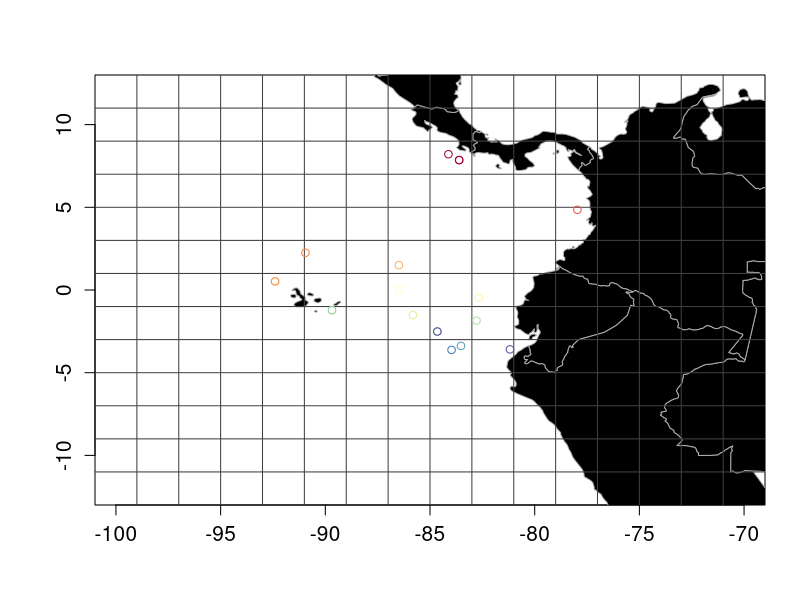
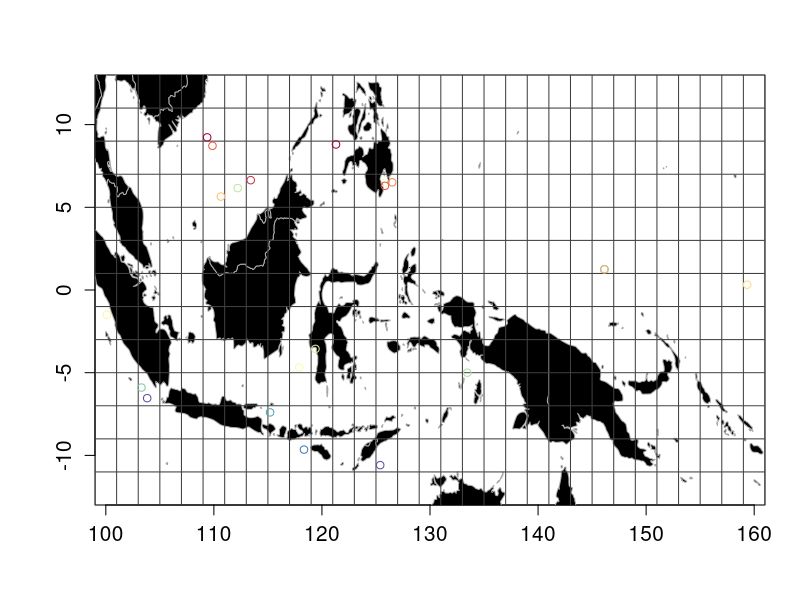

Recreate these plots in R, in order.
library(RColorBrewer)
library(fields)

# East Pacific
dev.new()
par(mfrow = c(1, 1), mar = c(0.75, 0.75, 0.75, 0.75), oma = c(4, 4, 3, 1))		
xgrid = seq(-100,-70,2)
nx = length(xgrid)
ygrid = seq(-12,12,2)
ny = length(ygrid)	
image(xgrid,ygrid,matrix(rep(NaN,(nx*ny)),nx,ny),
	xlab="",ylab="", cex.axis=1.25)

world(ylim=range(min(ygrid),max(ygrid)),
	xlim=range(min(xgrid),max(xgrid)),
	add=TRUE,
	fill=TRUE,
	border="darkgrey")

abline(v=seq(-99,-71,by=2), col="grey25")
abline(h=seq(-11,11,by=2), col="grey25")
spectral <- colorRampPalette(rev(brewer.pal(11, "Spectral")), space="Lab")

# For alkenones
cbPalette = rev(spectral(14))
points(-84.12, 8.21, col=cbPalette[1])	#27	
points(-83.6, 7.85, col=cbPalette[2])	#28
points(-77.96, 4.85, col=cbPalette[3])	#29
points(-90.95, 2.25, col=cbPalette[4])	#30
points(-86.485, 1.5, col=cbPalette[5])	#31
points(-92.40, 0.52, col=cbPalette[6])	#32
points(-82.67, -0.47, col=cbPalette[7])	#33
points(-89.68, -1.22, col=cbPalette[8])	#34
points(-85.82, -1.52, col=cbPalette[9])	#35
points(-82.78, -1.85, col=cbPalette[10])	#36
points(-84.65, -2.51, col=cbPalette[11])	#37
points(-83.52, -3.38, col=cbPalette[12])	#38 v19-30 k&s
points(-83.97, -3.62, col=cbPalette[13])	#   tr163-31 dubois - this was omitted bc #38 has higher res
points(-81.18,-3.59, col=cbPalette[14])		#39 bova


# For MgCa
cbPalette = rev(spectral(5))
points(-83.61, 7.86, col=cbPalette[1])	#22
points(-92.40, 0.52, col=cbPalette[2])	#23
points(-86.45, 0.02, col=cbPalette[3])	#24
points(-89.68, -1.22, col=cbPalette[4])	#25
points(-84.65, -2.51, col=cbPalette[5])	#26








# West Pacific
dev.new()
par(mfrow = c(1, 1), mar = c(0.75, 0.75, 0.75, 0.75), oma = c(4, 4, 3, 1))		
xgrid = seq(100,160,2)
nx = length(xgrid)
ygrid = seq(-12,12,2)
ny = length(ygrid)	
image(xgrid,ygrid,matrix(rep(NaN,(nx*ny)),nx,ny),
	xlab="",ylab="", cex.axis=1.25)

world(ylim=range(min(ygrid),max(ygrid)),
	xlim=range(min(xgrid),max(xgrid)),
	add=TRUE,
	fill=TRUE,
	border="darkgrey")

abline(v=seq(99,161,by=2), col="grey25")
abline(h=seq(-11,11,by=2), col="grey25")
spectral <- colorRampPalette(rev(brewer.pal(11, "Spectral")), space="Lab")

# For alkenones
cbPalette = rev(spectral(7))
points(109.38, 9.23, col=cbPalette[1])	#15
points(109.87, 8.72, col=cbPalette[2])	#16
points(110.65, 5.65, col=cbPalette[3])	#17
points(125.83, 6.48, col=cbPalette[4])	#18
points(112.21, 6.16, col=cbPalette[5])	#19
points(146.14, 1.25, col=cbPalette[6])	#20
points(103.83, -6.54, col=cbPalette[7])	#21


# For MgCa
cbPalette = rev(spectral(14))
points(121.30, 8.80, col=cbPalette[1])	#1
points(113.41, 6.64, col=cbPalette[2])	#2
points(125.83, 6.30, col=cbPalette[3])	#3
points(126.50, 6.51, col=cbPalette[4])	#4
points(146.14, 1.25, col=cbPalette[5])	#5
points(159.35, 0.32, col=cbPalette[6])	#6
points(100.1, -1.5, col=cbPalette[7])	#7
points(117.90, -4.69, col=cbPalette[8])	#8
points(119.4, -3.56, col=cbPalette[9])	#9
points(133.45, -5.0, col=cbPalette[10])	#10
points(103.3, -5.9, col=cbPalette[11])	#11
points(115.2, -7.4, col=cbPalette[12])	#12
points(118.34, -9.65, col=cbPalette[13])	#13
points(125.39, -10.59, col=cbPalette[14])	#14
